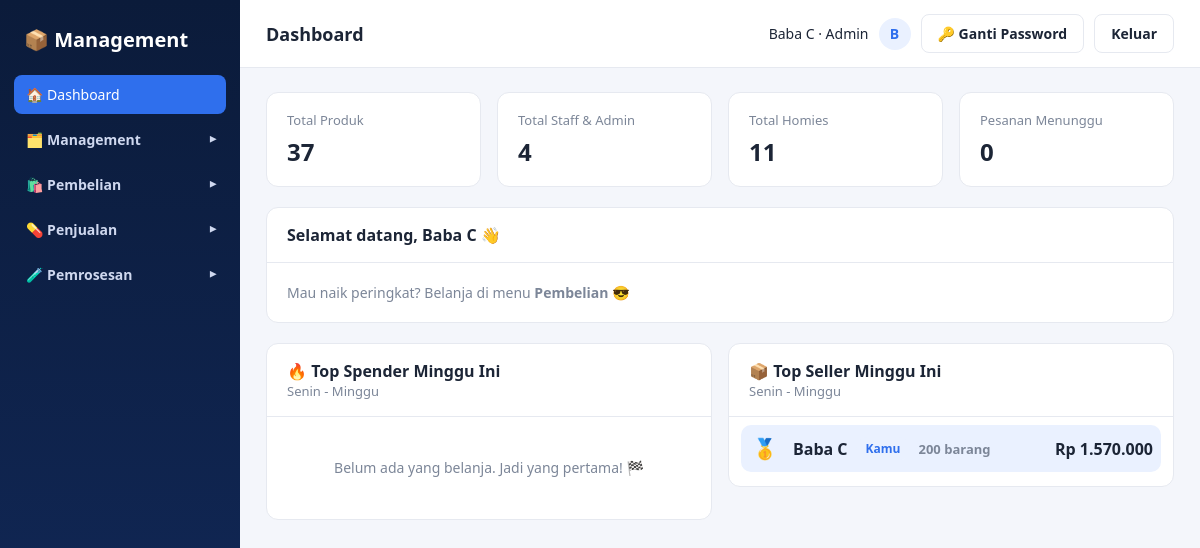
/dashboard.php (signed in), run on the app's committed database.
### tables this page shows
CREATE TABLE `users` (
  `id` int(11) NOT NULL,
  `username` varchar(50) NOT NULL,
  `password` varchar(255) NOT NULL,
  `full_name` varchar(100) NOT NULL,
  `phone` varchar(20) DEFAULT NULL,
  `discord_id` varchar(50) DEFAULT NULL,
  `role` enum('admin','staff','homies') NOT NULL DEFAULT 'homies',
  `status` enum('aktif','nonaktif') NOT NULL DEFAULT 'aktif',
  `must_change_password` tinyint(1) NOT NULL DEFAULT '0',
  `created_at` timestamp NOT NULL DEFAULT CURRENT_TIMESTAMP
);

### includes/auth.php (called while the page is built, shortened)
<?php
function current_user() {
    return [
        'id'        => $_SESSION['user_id'] ?? null,
        'username'  => $_SESSION['username'] ?? null,
        'full_name' => $_SESSION['full_name'] ?? null,
        'role'      => $_SESSION['role'] ?? null,
    ];
}
function has_role(...$roles) {
    return in_array($_SESSION['role'] ?? null, $roles, true);
}
function role_label($role) {
    switch ($role) {
        case 'admin':  return 'Admin';
    }
}
function e($str) {
    return htmlspecialchars($str ?? '', ENT_QUOTES, 'UTF-8');
}
function rupiah($angka) {
    return 'Rp ' . number_format((float)$angka, 0, ',', '.');
}

### dashboard.php (the view, shortened to what this page needs)
<?php
require_once __DIR__ . '/includes/auth.php';
$base = '';
$page_header = 'Dashboard';
$isManagement = has_role('admin', 'staff');
function top_spender($conn, $whereWaktu, $limit = 10) {
    $sql = "SELECT u.id, u.full_name, u.username, u.role,
                   SUM(p.total) AS total_belanja, COUNT(p.id) AS jumlah_pesanan
            FROM pesanan p
            JOIN users u ON u.id = p.user_id
            WHERE p.status = 'selesai' AND $whereWaktu
            GROUP BY u.id, u.full_name, u.username, u.role
            ORDER BY total_belanja DESC, jumlah_pesanan DESC, u.full_name ASC
            LIMIT " . (int)$limit;
    $rows = [];
    $res = mysqli_query($conn, $sql);
    return $rows;
}
function top_seller($conn, $whereWaktu, $limit = 10) {
    $sql = "SELECT u.id, u.full_name, u.username, u.role,
                   SUM(jbi.qty * COALESCE(p.harga_beli, 0)) AS subtotal,
                   SUM(jbi.qty) AS total_qty,
                   COUNT(DISTINCT jb.id) AS jumlah_pengajuan
            FROM jual_barang jb
            JOIN jual_barang_item jbi ON jbi.jual_barang_id = jb.id
            LEFT JOIN produk p ON p.id = jbi.produk_id
            JOIN users u ON u.id = jb.user_id
            WHERE jb.status = 'diacc' AND $whereWaktu
            GROUP BY u.id, u.full_name, u.username, u.role
            ORDER BY subtotal DESC, total_qty DESC, u.full_name ASC
            LIMIT " . (int)$limit;
    $rows = [];
    $res = mysqli_query($conn, $sql);
    if ($res) while ($r = mysqli_fetch_assoc($res)) $rows[] = $r;
    return $rows;
}
$topMinggu = top_spender($conn, "YEARWEEK(p.created_at, 1) = YEARWEEK(CURDATE(), 1)");
$topSeller = top_seller($conn, "YEARWEEK(jb.created_at, 1) = YEARWEEK(CURDATE(), 1)");
$boards = [
    ['judul' => '🔥 Top Spender Minggu Ini', 'sub' => 'Senin - Minggu', 'rows' => $topMinggu, 'type' => 'spender'],
    ['judul' => '📦 Top Seller Minggu Ini',  'sub' => 'Senin - Minggu', 'rows' => $topSeller, 'type' => 'seller'],
];
$medals = ['🥇', '🥈', '🥉'];
if ($isManagement) {
    $totalProduk  = mysqli_fetch_assoc(mysqli_query($conn, "SELECT COUNT(*) c FROM produk"))['c'];
    $totalStaff   = mysqli_fetch_assoc(mysqli_query($conn, "SELECT COUNT(*) c FROM users WHERE role IN ('admin','staff')"))['c'];
    $totalHomies  = mysqli_fetch_assoc(mysqli_query($conn, "SELECT COUNT(*) c FROM users WHERE role = 'homies'"))['c'];
    $totalPending = mysqli_fetch_assoc(mysqli_query($conn, "SELECT COUNT(*) c FROM pesanan WHERE status = 'menunggu'"))['c'];
}
include __DIR__ . '/includes/header.php';
?>
<?php if ($isManagement): ?>
<div class="stat-grid">
    <div class="stat-card">
        <div class="label">Total Produk</div>
        <div class="value"><?= (int)$totalProduk ?></div>
    </div>
    <div class="stat-card">
        <div class="label">Total Staff & Admin</div>
        <div class="value"><?= (int)$totalStaff ?></div>
    </div>
    <div class="stat-card">
        <div class="label">Total Homies</div>
        <div class="value"><?= (int)$totalHomies ?></div>
    </div>
    <div class="stat-card">
        <div class="label">Pesanan Menunggu</div>
        <div class="value"><?= (int)$totalPending ?></div>
    </div>
</div>
<?php endif; ?>
<div class="panel">
    <div class="panel-header"><h3>Selamat datang, <?= e($me['full_name']) ?> 👋</h3></div>
    <div style="padding:20px; font-size:14px; color:var(--text-muted);">
        Mau naik peringkat? Belanja di menu <strong>Pembelian</strong> 😎
    </div>
</div>
<div class="board-grid">
    <?php foreach ($boards as $b): ?>
    <div class="panel board">
        <div class="panel-header">
            <div>
                <h3><?= $b['judul'] ?></h3>
                <div class="muted"><?= e($b['sub']) ?></div>
            </div>
        </div>
        <?php if (empty($b['rows'])): ?>
            <div class="empty-state"><?= $b['type'] === 'seller' ? 'Belum ada yang jual barang. Jadi yang pertama! 🏁' : 'Belum ada yang belanja. Jadi yang pertama! 🏁' ?></div>
        <?php else: ?>
            <ol class="board-list">
                <?php foreach ($b['rows'] as $i => $r): $isMe = ((int)$r['id'] === (int)$me['id']); ?>
                    <li class="board-item <?= $i === 0 ? 'first' : '' ?> <?= $isMe ? 'me' : '' ?>">
                        <span class="board-rank"><?= $medals[$i] ?? ($i + 1) ?></span>
                        <span class="board-name">
                            <?= e($r['full_name']) ?>
                            <?php if ($isMe): ?><span class="badge badge-staff">Kamu</span><?php endif; ?>
                            <?php if ($b['type'] === 'seller'): ?>
                                <span class="muted"><?= (int)$r['total_qty'] ?> barang</span>
                            <?php else: ?>
                                <span class="muted"><?= (int)$r['jumlah_pesanan'] ?> pesanan</span>
                            <?php endif; ?>
                        </span>
                        <?php if ($b['type'] === 'seller'): ?>
                            <strong class="board-total"><?= rupiah($r['subtotal']) ?></strong>
                        <?php else: ?>
                            <strong class="board-total"><?= rupiah($r['total_belanja']) ?></strong>
                        <?php endif; ?>
                    </li>
                <?php endforeach; ?>
            </ol>
        <?php endif; ?>
    </div>
    <?php endforeach; ?>
</div>
<?php include __DIR__ . '/includes/footer.php'; ?>

### includes/header.php (shortened to what this page needs)
<?php
$me = current_user();
?>
<!DOCTYPE html>
<html lang="id">
<head>
<link rel="stylesheet" href="<?= e($base) ?>assets/css/style.css">
</head>
<body>
<div class="app-shell">
    <?php include __DIR__ . '/sidebar.php'; ?>
    <div class="main-area">
        <div class="topbar">
            <div class="page-title"><?= e($page_header ?? '') ?></div>
            <div class="user-chip">
                <span class="user-info"><?= e($me['full_name']) ?> · <?= e(role_label($me['role'])) ?></span>
                <div class="avatar"><?= e(strtoupper(substr($me['full_name'] ?? '?', 0, 1))) ?></div>
                <a class="btn btn-outline user-action" href="<?= e($base) ?>ganti_password.php">🔑 Ganti Password</a>
                <a class="btn btn-outline user-action" href="<?= e($base) ?>logout.php">Keluar</a>
            </div>
        </div>
        <div class="content">

### assets/css/style.css (style rules this page uses)
:root { --navy-900: #0b1b3a; --navy-800: #122a5c; --blue-600: #2f6fed; --blue-50: #eaf1ff; --green-600: #2fb344; --green-700: #259238; --red-600: #e5484d; --text-main: #1c2536; --text-muted: #7c8698; --border: #e6e9f0; --bg-app: #f4f6fb; --white: #ffffff; --radius: 12px; }
* { box-sizing: border-box; }
body { margin: 0; font-family: 'Segoe UI', Roboto, Helvetica, Arial, sans-serif; background: var(--bg-app); color: var(--text-main); }
a { text-decoration: none; color: inherit; }
.app-shell { display: flex; min-height: 100vh; }
.main-area { flex: 1; min-width: 0; display: flex; flex-direction: column; }
.topbar { background: var(--white); border-bottom: 1px solid var(--border); padding: 14px 26px; display: flex; align-items: center; justify-content: space-between; }
.topbar .page-title { font-size: 18px; font-weight: 700; }
.topbar .user-chip { display: flex; align-items: center; gap: 10px; font-size: 14px; }
.topbar .user-chip .avatar { width: 32px; height: 32px; border-radius: 50%; background: var(--blue-50); color: var(--blue-600); display: flex; align-items: center; justify-content: center; font-weight: 700; }
.content { padding: 24px 26px; flex: 1; }
.panel { background: var(--white); border: 1px solid var(--border); border-radius: var(--radius); margin-bottom: 20px; }
.panel-header { padding: 16px 20px; border-bottom: 1px solid var(--border); display: flex; align-items: center; justify-content: space-between; }
.panel-header h3 { margin: 0; font-size: 16px; }
.btn { display: inline-flex; align-items: center; gap: 6px; padding: 9px 16px; border-radius: 8px; border: none; font-size: 14px; font-weight: 600; cursor: pointer; }
.btn-outline { background: #fff; border: 1px solid var(--border); color: var(--text-main); }
.badge { display: inline-block; padding: 3px 10px; border-radius: 999px; font-size: 12px; font-weight: 600; }
.badge-staff { background: var(--blue-50); color: var(--blue-600); }
.stat-grid { display: grid; grid-template-columns: repeat(auto-fit, minmax(190px, 1fr)); gap: 16px; margin-bottom: 20px; }
.stat-card { background: #fff; border: 1px solid var(--border); border-radius: var(--radius); padding: 18px 20px; }
.stat-card .label { font-size: 13px; color: var(--text-muted); margin-bottom: 6px; }
.stat-card .value { font-size: 24px; font-weight: 700; }
.muted { color: var(--text-muted); font-size: 13px; }
.empty-state { padding: 40px 20px; text-align: center; color: var(--text-muted); font-size: 14px; line-height: 1.6; }
.board-grid { display: grid; grid-template-columns: repeat(auto-fit, minmax(320px, 1fr)); gap: 16px; align-items: start; }
.board-list { list-style: none; margin: 0; padding: 8px 12px 14px; }
.board-item { display: flex; align-items: center; gap: 12px; padding: 10px 8px; border-radius: 10px; }
.board-item.first { background: #fff8e1; }
.board-item.me { background: var(--blue-50); }
.board-rank { width: 32px; text-align: center; font-size: 20px; font-weight: 700; flex-shrink: 0; }
.board-name { flex: 1; display: flex; flex-wrap: wrap; align-items: center; gap: 4px 8px; font-weight: 600; min-width: 0; }
.board-total { white-space: nowrap; }
.topbar .page-title { min-width: 0; overflow: hidden; text-overflow: ellipsis; white-space: nowrap; }
.topbar .user-chip { flex-shrink: 0; }
.board-grid { grid-template-columns: repeat(auto-fit, minmax(min(320px, 100%), 1fr)); }

### data on the page
users: full_name "Baba C", role "Admin", full_name "B", i "🥇", shows "Kamu", total_qty "200", subtotal "Rp 1.570.000"

### other printed values
$page_header "Dashboard"
$totalProduk "37"
$totalStaff "4"
$totalHomies "11"
$totalPending "0"
$b['judul'] "🔥 Top Spender Minggu Ini"
$b['sub'] "Senin - Minggu"
$b['judul'] "📦 Top Seller Minggu Ini"
